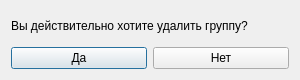
<?xml version="1.0" encoding="UTF-8"?>
<ui version="4.0">
 <class>deleteGroupWarning</class>
 <widget class="QDialog" name="deleteGroupWarning">
  <property name="geometry">
   <rect>
    <x>0</x>
    <y>0</y>
    <width>300</width>
    <height>80</height>
   </rect>
  </property>
  <property name="minimumSize">
   <size>
    <width>300</width>
    <height>80</height>
   </size>
  </property>
  <property name="maximumSize">
   <size>
    <width>300</width>
    <height>80</height>
   </size>
  </property>
  <property name="windowTitle">
   <string>deleteGroupWarning</string>
  </property>
  <layout class="QGridLayout" name="gridLayout_2">
   <item row="0" column="0">
    <layout class="QGridLayout" name="gridLayout">
     <item row="0" column="0" colspan="2">
      <widget class="QLabel" name="label">
       <property name="text">
        <string>Вы действительно хотите удалить группу?</string>
       </property>
      </widget>
     </item>
     <item row="1" column="0">
      <widget class="QPushButton" name="pushButton">
       <property name="text">
        <string>Да</string>
       </property>
      </widget>
     </item>
     <item row="1" column="1">
      <widget class="QPushButton" name="pushButton_2">
       <property name="text">
        <string>Нет</string>
       </property>
      </widget>
     </item>
    </layout>
   </item>
  </layout>
 </widget>
 <layoutdefault spacing="6" margin="11"/>
 <resources/>
 <connections/>
</ui>
